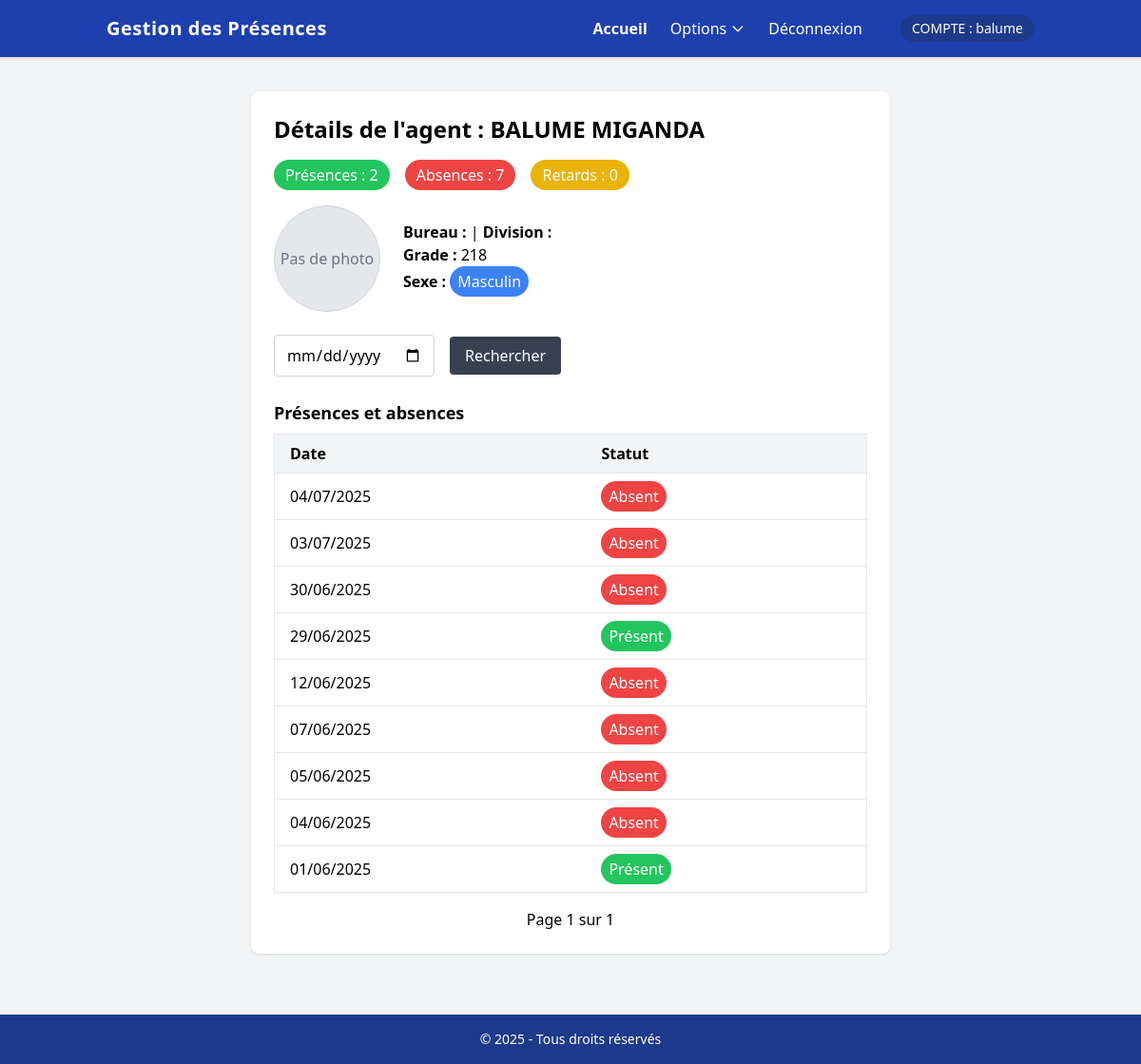
Page /presence/agents/1/ (signed in) on the earlier database version.
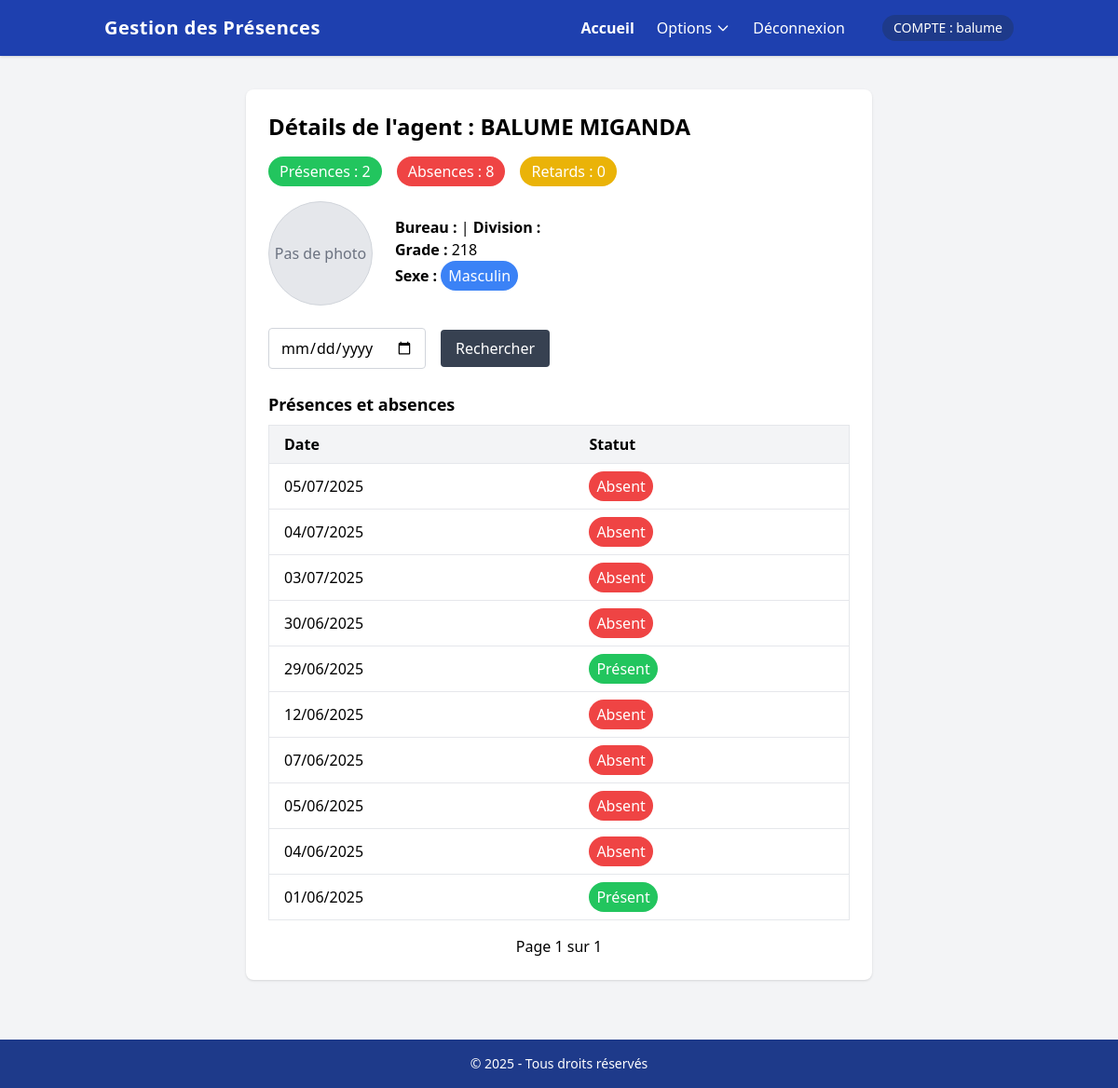
Same page on the later database version.
### presence/models.py (models this page shows, shortened)
class Presence(models.Model):
    TYPE_TRAVAIL_CHOIX = [
        ('P', 'Présentiel'),
        ('D', 'Demi-journée'),
        ('T', 'Télétravail'),
    ]
    STATUT_CHOIX = [
        ('P', 'Présent'),
        ('A', 'Absent'),
        ('R', 'Retard'),
        ('F', 'Férié'),
    ]
    agent = models.ForeignKey(Agent, on_delete=models.CASCADE)
    date = models.DateField()
    heure_arrivee = models.TimeField(null=True, blank=True)
    heure_depart = models.TimeField(null=True, blank=True)
    statut = models.CharField(max_length=2, choices=STATUT_CHOIX)
    type_travail = models.CharField(max_length=1, choices=TYPE_TRAVAIL_CHOIX, default='P')
    justification = models.FileField(upload_to='justifications/', null=True, blank=True)
    remarques = models.TextField(blank=True)
    enregistre_par = models.ForeignKey(settings.AUTH_USER_MODEL, on_delete=models.SET_NULL, null=True, blank=True)
    class Meta:
        unique_together = ('agent', 'date')
        indexes = [
            models.Index(fields=['date']),
            models.Index(fields=['agent', 'date']),
        ]
    class Meta:
        verbose_name = "PRESENCE"
        verbose_name_plural = "PRESENCES"

### presence/views.py (the view)
# urls.py: path('agents/<int:agent_id>/', views.details_agent, name='details_agent'),
@login_required
def details_agent(request, agent_id):
    agent = get_object_or_404(Agent.objects.select_related('bureau__division'), pk=agent_id)
    date_query = request.GET.get('date', '')
    presences_qs = Presence.objects.filter(agent=agent).order_by('-date')
    if date_query:
        try:
            date_obj = datetime.strptime(date_query, '%Y-%m-%d').date()
            presences_qs = presences_qs.filter(date=date_obj)
        except ValueError:
            messages.warning(request, "Date invalide. Format attendu : AAAA-MM-JJ")
    paginator = Paginator(presences_qs, 10)
    page_number = request.GET.get('page')
    page_obj = paginator.get_page(page_number)
    context = {
        'agent': agent,
        'page_obj': page_obj,
        'total_presence': presences_qs.filter(statut='P').count(),
        'total_absence': presences_qs.filter(statut='A').count(),
        'total_retard': presences_qs.filter(statut='R').count(),
        'date_query': date_query,
    }
    return render(request, 'presence/details_agents.html', context)

### presence/models.py (called while the page is built)
    @property
    def nom_complet(self):
        return f"{self.nom} {self.postnom}"

### templates/presence/details_agents.html (shortened to what this page needs)
{% extends "presence/base.html" %}
{% block content %}
<div class="bg-white rounded-lg shadow p-6 max-w-2xl mx-auto mt-1">
    <h2 class="text-2xl font-bold mb-4">Détails de l'agent : {{ agent.nom_complet }}</h2>
    <div class="flex gap-4 mb-4">
        <span class="inline-block bg-green-500 text-white px-3 py-1 rounded-full">Présences : {{ total_presence }}</span>
        <span class="inline-block bg-red-500 text-white px-3 py-1 rounded-full">Absences : {{ total_absence }}</span>
        <span class="inline-block bg-yellow-500 text-white px-3 py-1 rounded-full">Retards : {{ total_retard }}</span>
        </div>
        <div class="flex items-center mb-6 gap-6">
        <div>
            {% if agent.photo %}
            <img src="{{ agent.photo.url }}" alt="Photo de l'agent" class="w-28 h-28 object-cover rounded-full border border-gray-300 shadow">
            {% else %}
            <div class="w-28 h-28 flex items-center justify-center bg-gray-200 rounded-full border border-gray-300 text-gray-500">
                Pas de photo
            </div>
            {% endif %}
        </div>
        <div>
            <p><span class="font-semibold">Bureau :</span> {{ agent.bureau.nom }} | <span class="font-semibold">Division :</span> {{ agent.bureau.division.nom }}</p>
            <p><span class="font-semibold">Grade :</span> {{ agent.grade }}</p>
            <p><span class="font-semibold">Sexe :</span>
            {% if agent.sexe == 'M' %}
                <span class="inline-block bg-blue-500 text-white px-2 py-1 rounded-full">Masculin</span>
            {% else %}
                <span class="inline-block bg-pink-500 text-white px-2 py-1 rounded-full">Féminin</span>
            {% endif %}
            </p>
        </div>
        </div>
    <form method="get" class="flex gap-4 items-center mb-6">
        <input type="date" name="date" value="{{ date_query }}" class="border border-gray-300 rounded px-3 py-2 focus:outline-none focus:ring-2 focus:ring-blue-400" />
        <button type="submit" class="bg-gray-700 text-white px-4 py-2 rounded hover:bg-gray-900">Rechercher</button>
    </form>
    <h3 class="text-lg font-semibold mb-2">Présences et absences</h3>
    <table class="min-w-full border border-gray-200 mb-4">
        <thead>
            <tr class="bg-gray-100">
                <th class="py-2 px-4 border-b text-left">Date</th>
                <th class="py-2 px-4 border-b text-left">Statut</th>
            </tr>
        </thead>
        <tbody>
            {% for presence in page_obj %}
            <tr class="hover:bg-gray-50">
                <td class="py-2 px-4 border-b">{{ presence.date|date:"d/m/Y" }}</td>
                <td class="py-2 px-4 border-b">
                    {% if presence.statut == 'P' %}
                        <span class="inline-block bg-green-500 text-white px-2 py-1 rounded-full">Présent</span>
                    {% elif presence.statut == 'A' %}
                        <span class="inline-block bg-red-500 text-white px-2 py-1 rounded-full">Absent</span>
                    {% elif presence.statut == 'R' %}
                        <span class="inline-block bg-yellow-500 text-white px-2 py-1 rounded-full">Retard</span>
                    {% else %}
                        {{ presence.statut }}
                    {% endif %}
                </td>
            </tr>
            {% empty %}
            <tr>
                <td colspan="2" class="text-center text-gray-400 py-4">Aucune donnée de présence trouvée.</td>
            </tr>
            {% endfor %}
        </tbody>
    </table>
    <div class="flex items-center justify-between">
        <span>Page {{ page_obj.number }} sur {{ page_obj.paginator.num_pages }}</span>
    </div>
</div>
{% endblock %}

Differences in the rows shown:
added Presence: date "05/07/2025", statut "Absent"
Other differences:
{{ total_absence }}: "7" → "8"
